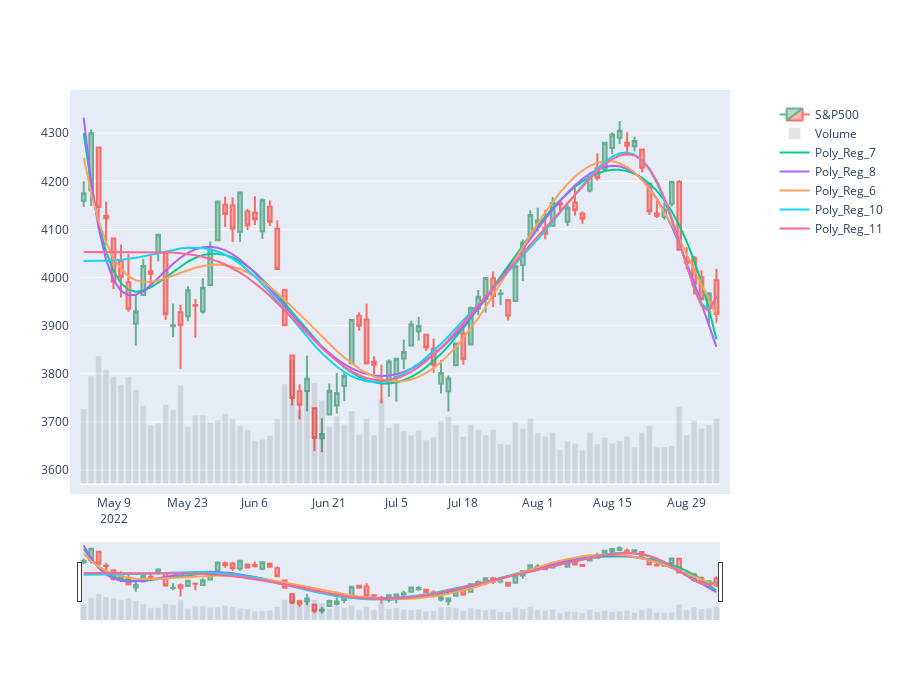

Notebook code for this chart:
### Code cell
new_GSPC = modify_time_period(df=GSPC, date='Date', month=('end', '2022-09-03', 4))
df = apply_polynomial_regression(df=new_GSPC, date='Date', price='Close', num_poly=5, norm=False, ytd_chg=False)
print('Start date: ', df.Date.iloc[0].date(), '\nEnd date: ', df.Date.iloc[-1].date())

DV = DataVisualization(df)
DV.candlestick(name='S&P500', volume='Volume(SPY)')
DV.add_graph(column_names=list(filter(lambda x: x[:8] == "Poly_Reg", df.columns)), yaxis_range=None)
DV.show_graph()
